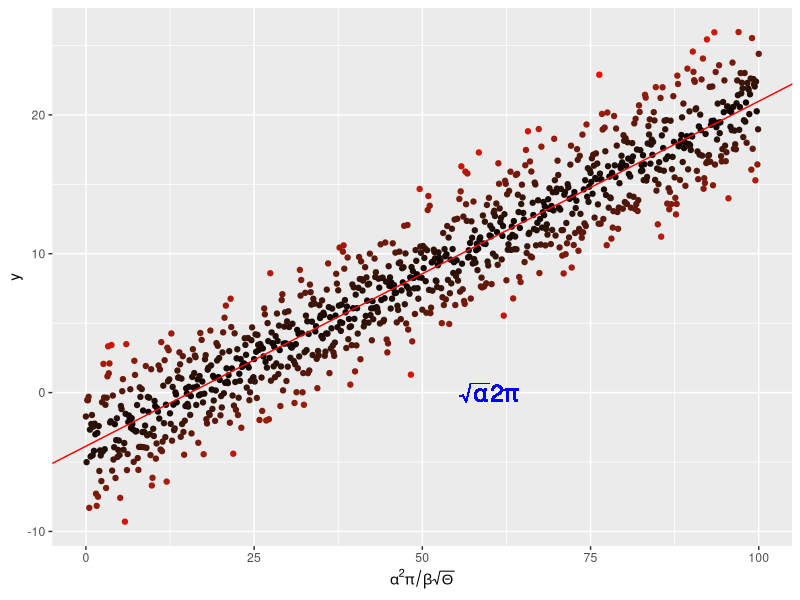

Reproduce this figure in R. (Note: this script raises an error after producing the figure.)
##########################
## Mathematical display ##
##########################

#adding mathematcal notation to an axis, and in the plot area

#clear environment
rm(list = ls())

#require packages
require(ggplot2)

#first create linear regression data
x <- seq(0, 100, by = 0.1)
y <- -4. + 0.25 * x +
  rnorm(length(x), mean = 0., sd = 2.5)

#make dataframe
my_data <- data.frame(x = x, y = y)

#do linear regression
my_lm <- summary(lm(y ~ x, data = my_data))

#plot data
p <-  ggplot(my_data, aes(x = x, y = y,
                          colour = abs(my_lm$residual))
) +
  geom_point() +
  scale_colour_gradient(low = "black", high = "red") +
  theme(legend.position = "none") +
  scale_x_continuous(
    expression(alpha^2 * pi / beta * sqrt(Theta)))

#add the regression line
p <- p + geom_abline(
  intercept = my_lm$coefficients[1][1],
  slope = my_lm$coefficients[2][1],
  colour = "red")

#maths on the plot
p <- p + geom_text(aes(x = 60, y = 0,
                       label = "sqrt(alpha) * 2* pi"), 
                   parse = TRUE, size = 6, 
                   colour = "blue")

p

#save plot
ggsave(filename = "../Results/MyLinReg.pdf", plot = p)
